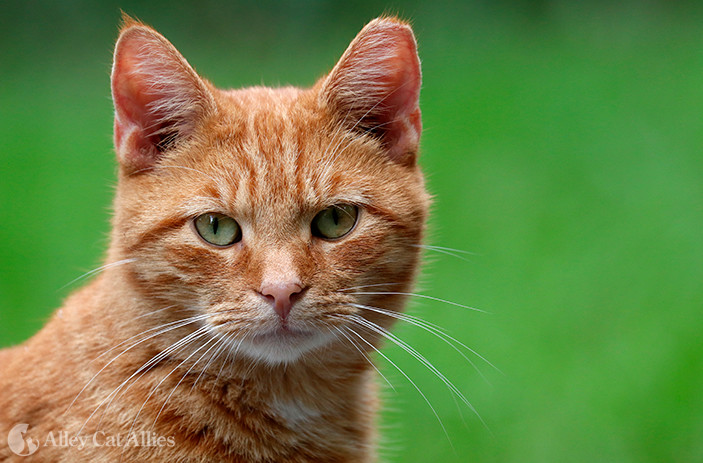
#> input picture ComputerVision/images/cat.jpg, 703 x 463 px
$ python filtering.py
#> lines starting #> are read from the running program, lines starting #| are printed output that depends on the picture
#!/usr/bin/env python3

import cv2 as cv
import numpy as np
import matplotlib.pyplot as plt

def filter(img, kernel):
    r, c = img.shape
    img_float = img.astype('float')
    img_filtered = np.zeros(shape=(r, c), dtype='float')

    ker_h, ker_w = kernel.shape

    kernel = kernel/(ker_h*ker_w)

    for row in range(ker_h, r-(ker_h-1)):
        for col in range(ker_w, c-(ker_w-1)):
            filt_val = np.sum(kernel * img_float[row:row+ker_h, col:col+ker_w])
            img_filtered[row, col] = filt_val

    img_filtered = img_filtered.astype('uint8')

    return img_filtered

if __name__ == '__main__':
    img = cv.imread('images/cat.jpg')
#> img is the input picture: shape (463, 703, 3); mean B, G, R 68.6, 129.3, 105.4

    img_gray = cv.cvtColor(img, cv.COLOR_BGR2GRAY)
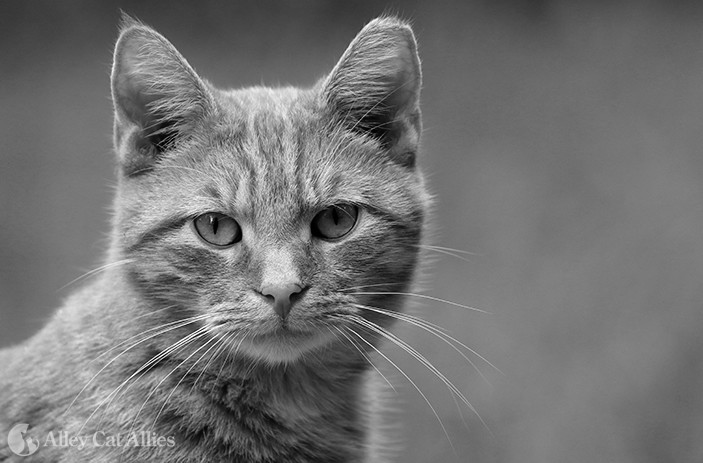
#> img_gray: shape (463, 703); min 0, max 255, mean 115.2

    kernel = np.array([[1, 0, 1],
                       [2, 0, 2],
                       [1, 0, 1]])

    img_filtered = filter(img_gray, kernel)
#> after the loop in filter, `for row in range(ker_h, r-(ker_h-1)):`:
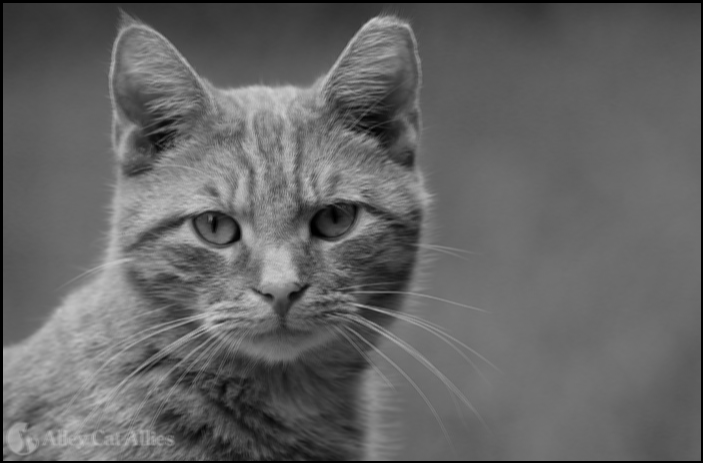
#> img_filtered: shape (463, 703) float64; min 0, max 206.7, mean 101.1

    #Opencv filter
    kernel = kernel/(kernel.shape[0]*kernel.shape[1])
    img_opencv = cv.filter2D(img_gray, -1, kernel)
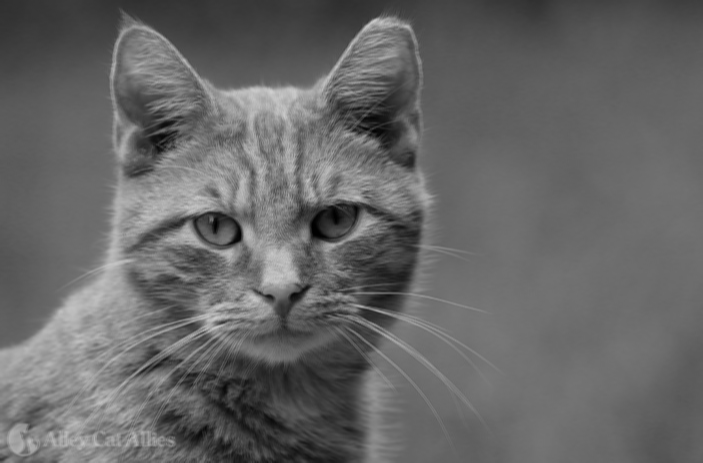
#> img_opencv: shape (463, 703); min 0, max 207, mean 102.4

    #Graph
    fig1, ax1 = plt.subplots(1, 2)
    ax1[0].imshow(img_filtered, cmap='gray', vmin=0, vmax=255)
    ax1[0].set_title('Filter function')
    ax1[1].imshow(img_opencv, cmap='gray', vmin=0, vmax=255)
    ax1[1].set_title('Opencv filter function')


    # Derivative kernels
    kernel_x = np.array([[-1, 0, 1],
                         [-2, 0, 2],
                         [-1, 0, 1]])

    kernel_y = np.array([[-1, -2, -1],
                         [0, 0, 0],
                         [1, 2, 1]])

    img_der_x = cv.filter2D(img_gray, -1, kernel_x)
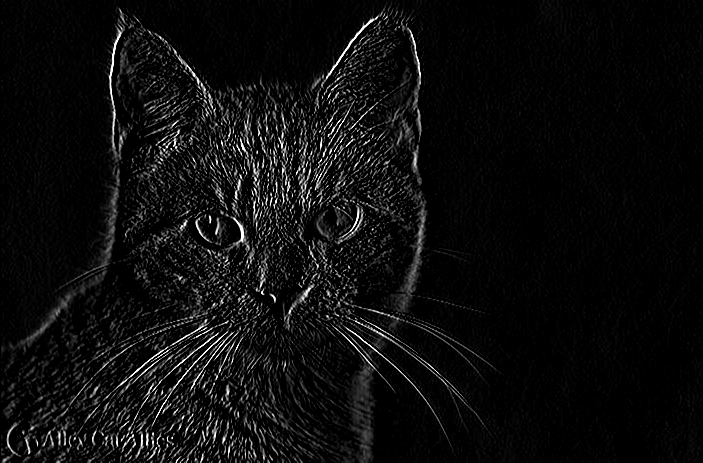
#> img_der_x: shape (463, 703); min 0, max 255, mean 13.2
    img_der_y = cv.filter2D(img_gray, -1, kernel_y)
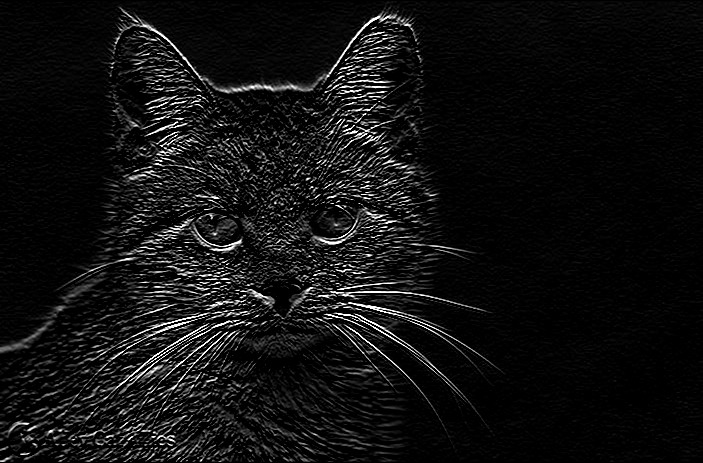
#> img_der_y: shape (463, 703); min 0, max 255, mean 16.9

    # Laplacian
    laplacian = np.abs(img_der_x) + np.abs(img_der_y)
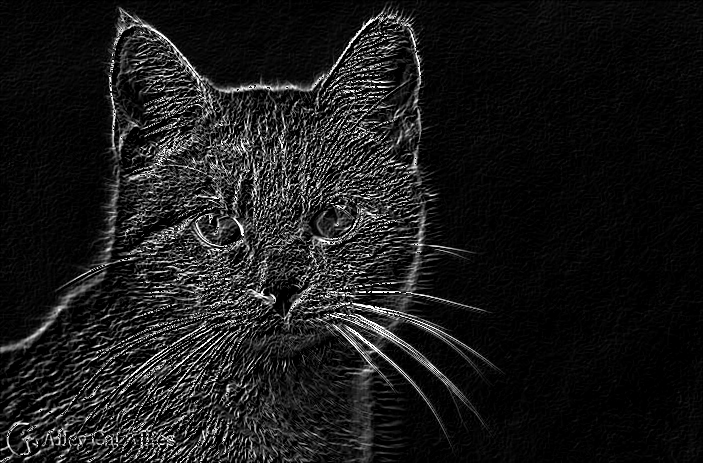
#> laplacian: shape (463, 703); min 0, max 255, mean 26.3

    # Display images
    fig2, ax2 = plt.subplots(1, 4, figsize=(12, 4))
    ax2[0].imshow(img_gray, cmap='gray', vmin=0, vmax=255)
    ax2[0].set_title('Original Image')
    ax2[1].imshow(img_der_x, cmap='gray', vmin=0, vmax=255)
    ax2[1].set_title('Derivative X')
    ax2[2].imshow(img_der_y, cmap='gray', vmin=0, vmax=255)
    ax2[2].set_title('Derivative Y')
    ax2[3].imshow(laplacian, cmap='gray', vmin=0, vmax=255)
    ax2[3].set_title('Laplacian')

    fig1.savefig('images/Filers_Comparation')
    fig2.savefig('images/Derivatives_Laplacian')

    plt.show()
